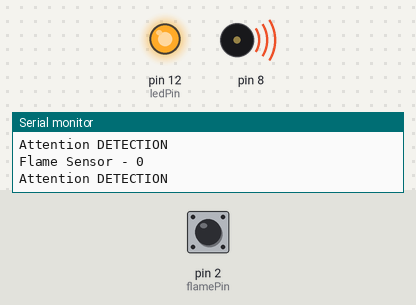
Recording of a sketch running on a simulated Arduino Uno, built with avr-gcc and run on an emulated ATmega328P. On the bench: output pins drawn as LEDs (lit = HIGH), buzzer (waves = sounding), the last lines printed to the serial monitor. Dashed ring = blinking. Inputs (shaded band) come from the test bench; at power-on: pin 2 (flamePin) LOW.

Above: at 1.2 s.
1.3 s: pin 2 (flamePin) driven HIGH
At 2.5 s:
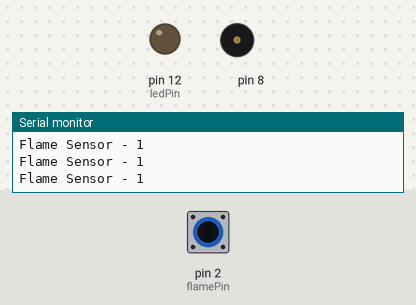
2.8 s: pin 2 (flamePin) driven LOW
At 3.2 s:
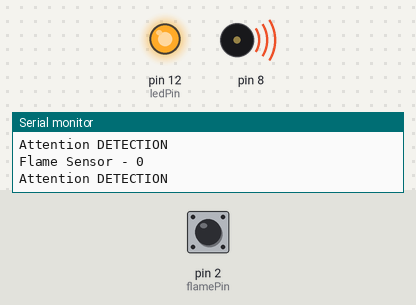
5.8 s: pin 2 (flamePin) pulsed HIGH 2 times (0.12 s each, 0.3 s apart)
At 6.05 s:
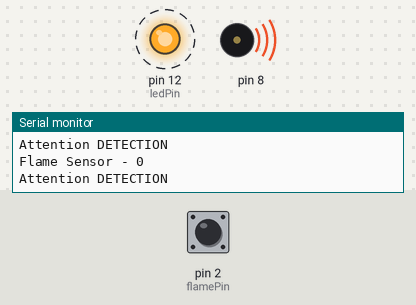
9.4 s: pin 2 (flamePin) pulsed HIGH 5 times (0.12 s each, 0.3 s apart)
At 11.5 s:
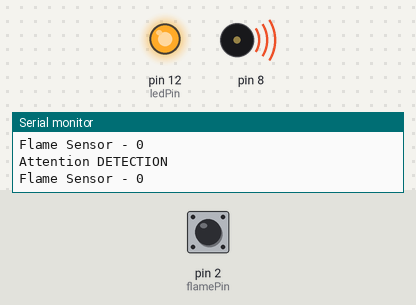
Timing chart, 0 to 13.0 s (numbered marks = the images above; inputs shaded):
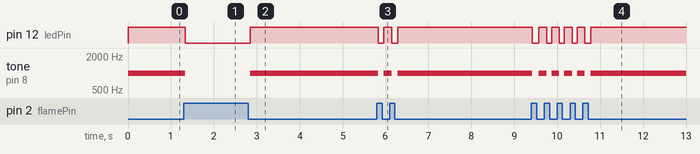

Measured:
- after the input at 1.3 s, pin 12 (ledPin): HIGH → LOW at once; tone on pin 8: 1000 Hz → silent at once
- after the input at 2.8 s, pin 12 (ledPin): LOW → HIGH after 0.05 s; tone on pin 8: silent → 1000 Hz after 0.05 s
- after the input at 5.8 s, pin 12 (ledPin): alternates HIGH for 0.18 s and LOW for 0.13 s, 4 changes in all, then stays HIGH, starting at once; tone on pin 8: alternates 1000 Hz for 0.18 s and silent for 0.13 s, 4 changes in all, then stays 1000 Hz, starting at once
- after the input at 9.4 s, pin 12 (ledPin): alternates HIGH for 0.18 s and LOW for 0.12 s, 10 changes in all, then stays HIGH, starting at once; tone on pin 8: alternates 1000 Hz for 0.18 s and silent for 0.12 s, 10 changes in all, then stays 1000 Hz, starting at once

The sketch:

CapteurFlamme.ino
```cpp
#define   flamePin 2
#define   ledPin 12

int   flame;

void  setup () {
    Serial . begin (9600);

   pinMode (flamePin, INPUT );
    pinMode (ledPin, OUTPUT );
     pinMode (8, OUTPUT );
}

void  loop () {
   flame = digitalRead (flamePin);

   Serial . print ( "Flame Sensor - " );
    Serial . println (flame);

   if (flame == HIGH ){
       digitalWrite (ledPin, 0 );
       noTone (8);}
    else {
      Serial . println ( "Attention DETECTION" );
      digitalWrite (ledPin, 1 );
      tone (8,1000,1000);
    }
}
```
